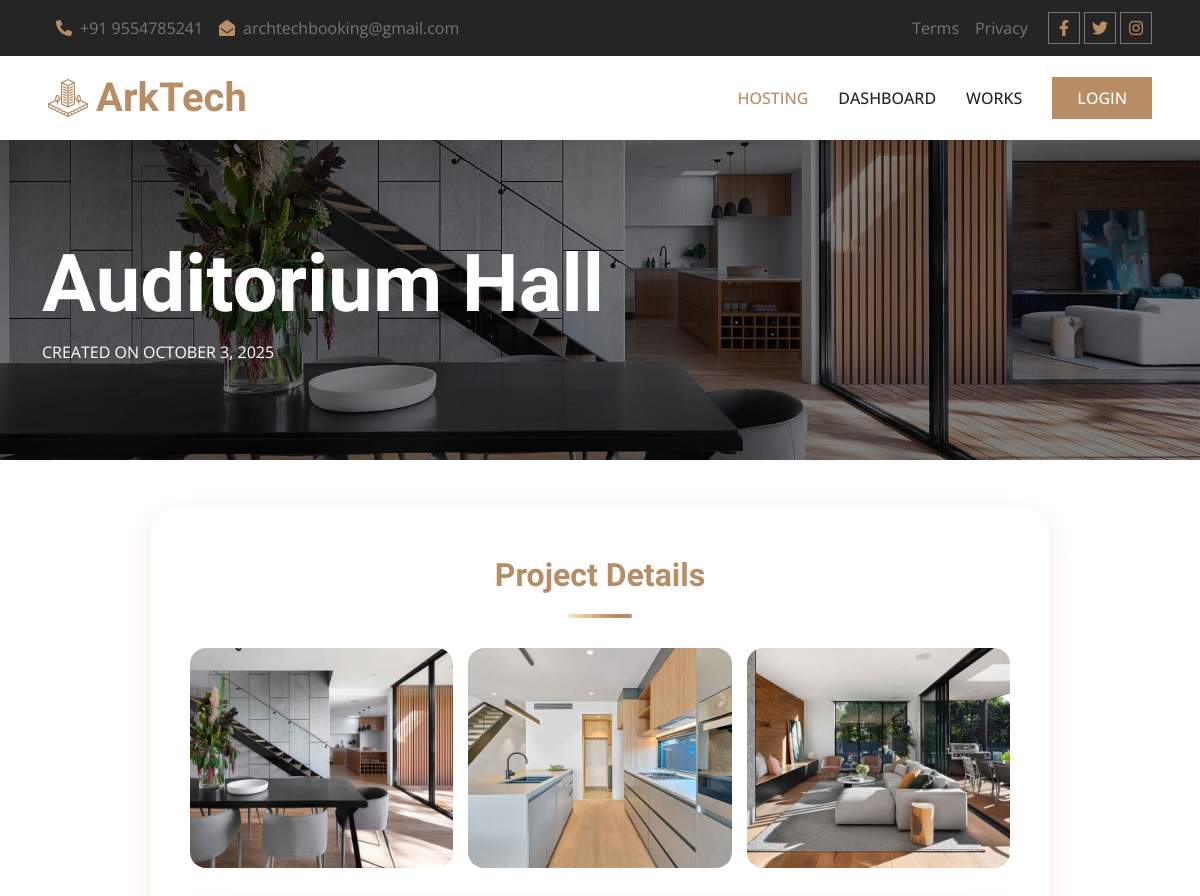
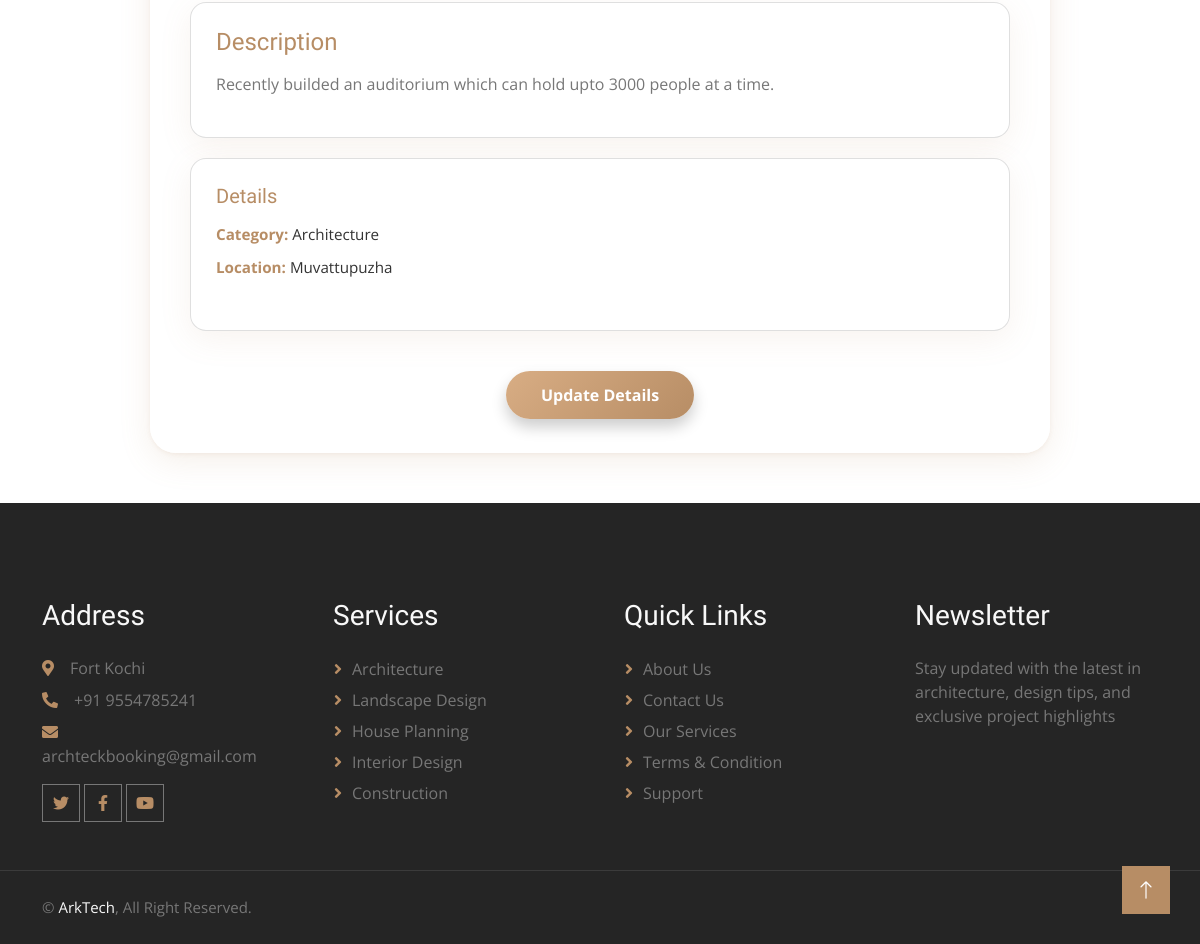
The page /Architect/project_view.php?id=1 on the database its author committed (2 pictures, top to bottom).
### tables this page shows
CREATE TABLE IF NOT EXISTS `tbl_previous_works` (
  `prev_work_id` int NOT NULL AUTO_INCREMENT,
  `architect_id` int NOT NULL,
  `title` varchar(1000) NOT NULL,
  `descriptions` varchar(10000) NOT NULL,
  `category_id` int NOT NULL,
  `project_location` varchar(500) NOT NULL,
  `image1` varchar(500) NOT NULL,
  `image2` varchar(500) NOT NULL,
  `image3` varchar(500) NOT NULL,
  `created_at` date NOT NULL,
  PRIMARY KEY (`prev_work_id`)
);

CREATE TABLE IF NOT EXISTS `tbl_category` (
  `category_id` int NOT NULL AUTO_INCREMENT,
  `category_name` varchar(50) NOT NULL,
  PRIMARY KEY (`category_id`)
);

### dboperation.php (called while the page is built, shortened)
<?php
class dboperation
{
    public $con,$res;
    function __construct()
    {
        $this->con=mysqli_connect("localhost","root","","arktech");
    }
    public function executequery($sql)
    {
        $this->res=mysqli_query($this->con,$sql);
        return $this->res;
    }
}
?>

### Architect/project_view.php (the view, shortened to what this page needs)
<?php
include("../dboperation.php");
include("header.php");
$obj = new dboperation();
$id = $_GET['id'];
$sql = "SELECT pw.*,
               c.category_name,
               a.arch_name
        FROM tbl_previous_works pw
        LEFT JOIN tbl_category c ON pw.category_id = c.category_id
        LEFT JOIN tbl_architects a ON pw.architect_id = a.architect_id
        WHERE pw.prev_work_id = '$id'";
$res = $obj->executequery($sql);
$project = mysqli_fetch_array($res);
?>
<div class="container-fluid page-header py-5 mb-5 wow fadeIn" data-wow-delay="0.1s">
  <div class="container py-5">
    <h1 class="display-1 text-white animated slideInDown"><?php echo ($project['title'] ?: "Untitled Project"); ?></h1>
    <nav aria-label="breadcrumb animated slideInDown">
      <ol class="breadcrumb text-uppercase mb-0">
        <li class="breadcrumb-item"><div class="text-white">Created on <?php echo date('F j, Y', strtotime($project['created_at'])); ?></div></li>
      </ol>
    </nav>
  </div>
</div>
<div class="project-view-container">
  <h2>Project Details</h2>
  <div class="project-images">
    <?php
    $images = [$project['image1'], $project['image2'], $project['image3']];
    foreach ($images as $img) {
        if ($img) echo '<img src="../uploads/'.$img.'" alt="Project Image">';
    }
    ?>
  </div>
  <div class="card">
    <h4>Description</h4>
    <p><?php echo ($project['descriptions'] ?: "No description available."); ?></p>
  </div>
  <div class="card">
    <h5>Details</h5>
    <ul class="details-list">
      <li><strong>Category:</strong> <?php echo ($project['category_name'] ?: "N/A"); ?></li>
      <li><strong>Location:</strong> <?php echo ($project['project_location'] ?: "N/A"); ?></li>
    </ul>
  </div>
  <form action="edit_project.php" method="get" class="text-center">
    <button type="submit" class="update-btn">Update Details</button>
  </form>
</div>
<?php include("footer.php"); ?>

### Architect/css/style.css (style rules this page uses)
:root { --primary: #B78D65; --light: #F8F8F8; --dark: #252525; }
h1, h2, .h1, .h2, .fw-bold { font-weight: 600 !important; }
h3, h4, .h3, .h4, .fw-medium { font-weight: 500 !important; }
h5, h6, .h5, .h6, .fw-normal { font-weight: 400 !important; }
.page-header { background: linear-gradient(rgba(0, 0, 0, .5), rgba(0, 0, 0, .5)), url(../img/carousel-1.jpg) center center no-repeat; background-size: cover; }

### Architect/project_view.php (style rules this page uses)
.project-view-container { max-width: 900px; margin: 0 auto 50px auto; background: rgba(255,255,255,0.98); border-radius: 26px; box-shadow: 0 8px 32px rgba(183,141,101, 0.14), 0 1.5px 4px rgba(183,141,101,0.10); padding: 46px 38px 32px 38px; transition: all 0.25s; border: 2px solid transparent; }
.project-view-container h2 { color: #B78D65; font-weight: 800; text-align: center; margin-bottom: 30px; font-size: 2rem; position: relative; }
.project-view-container h2:after { content: ""; width: 64px; height: 4px; margin: 20px auto 0 auto; display: block; border-radius: 2.5px; background: linear-gradient(90deg,#fdeab6,#B78D65 70%); }
.project-images { display: grid; grid-template-columns: repeat(auto-fit, minmax(250px, 1fr)); gap: 15px; margin-bottom: 30px; }
.project-images img { width: 100%; height: 220px; object-fit: cover; border-radius: 16px; transition: transform 0.3s ease, box-shadow 0.3s ease; }
.card { background: rgba(255,255,255,0.97); border-radius: 16px; box-shadow: 0 8px 32px rgba(183,141,101,0.1); padding: 25px; margin-bottom: 20px; }
.card h4, .card h5 { color: #B78D65; font-weight: 700; margin-bottom: 15px; }
.details-list { list-style: none; padding: 0; }
.details-list li { margin-bottom: 10px; font-size: 0.95rem; color: #333; }
.details-list li strong { color: #B78D65; }
.update-btn { display: inline-block; padding: 12px 35px; font-size: 1rem; font-weight: 700; color: #fff; background: linear-gradient(135deg, #d8ad84ff 0%, #B78D65 100%); border: none; border-radius: 50px; cursor: pointer; text-decoration: none; transition: all 0.3s ease; box-shadow: 0 8px 15px rgba(0, 0, 0, 0.2); position: relative; overflow: hidden; margin-top: 20px; }
.update-btn::after { content: ""; position: absolute; top: 0; left: -75%; width: 50%; height: 100%; background: rgba(255, 255, 255, 0.2); transform: skewX(-25deg); transition: all 0.5s ease; }

### rows shown on the page
tbl_previous_works: title "Auditorium Hall", created_at "OCTOBER 3, 2025", image1 (picture), image2 (picture), image3 (picture), descriptions "Recently builded an auditorium which can hold upto 3000 people at a time.", category.category_name "Architecture", project_location "Muvattupuzha"
